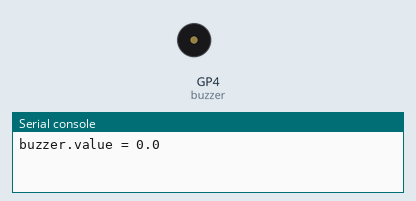
A program run on a simulated Raspberry Pi Pico running MicroPython. On the bench: buzzer (waves = sounding), the last lines printed to the serial console. At 11.0 s the program stops and its outputs stay as they are.

Above: at 0.1 s.
At 1.1 s:
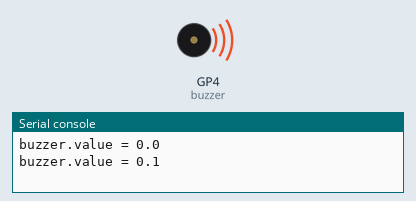
Timing chart, 0 to 11.5 s (numbered marks = the images above):
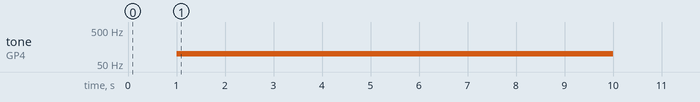

The program:

BuzzerPwm.py
```python
# picozero 패키지의 PWMLED 임포트
from picozero import PWMLED
# time 모듈에서 sleep 함수를 임포트
from time import sleep

# GPIO 4번 핀에 연결된 부저를 PWMLED 객체로 생성
buzzer = PWMLED(4)

# 0에서 100까지 10씩 증가시키면서 PWM duty cycle을 조절
# PWM duty cycle에 따라 부저의 출력 강도가 조절됨
for i in range(0, 101, 10):
    buzzer.value = i / 100  # PWM duty cycle을 0.0에서 1.0 사이로 설정 (i/100)
    print( f"buzzer.value = {buzzer.value:.1f}" )
    sleep(1)  # 1초 동안 현재 설정된 PWM 값으로 부저를 유지
pass

# 부저 자원 정리
buzzer.close()
```

Measured:
- by itself, tone on GP4 (buzzer): silent → 100 Hz at 1.0 s, → silent 9.0 s later
